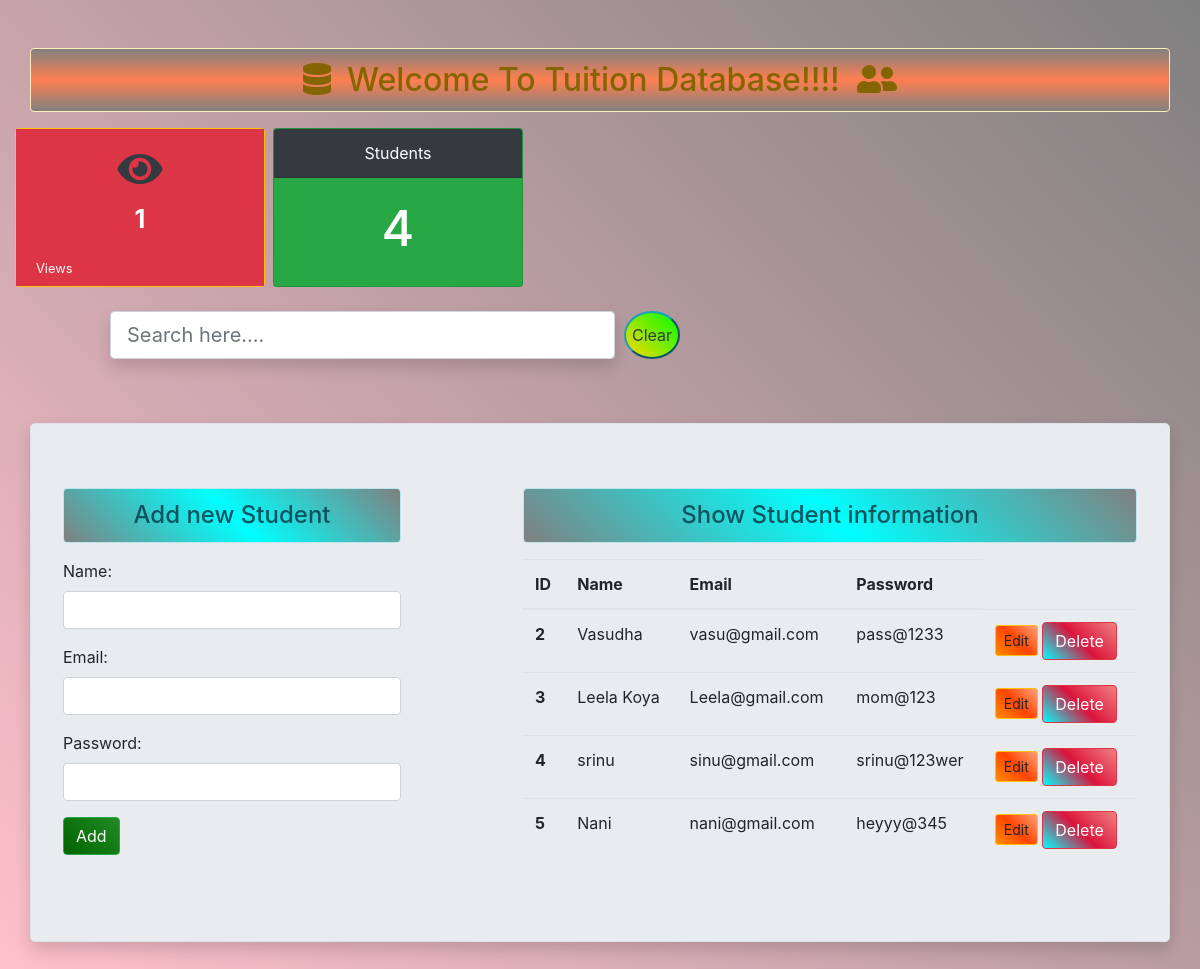
The app's page /, older data.
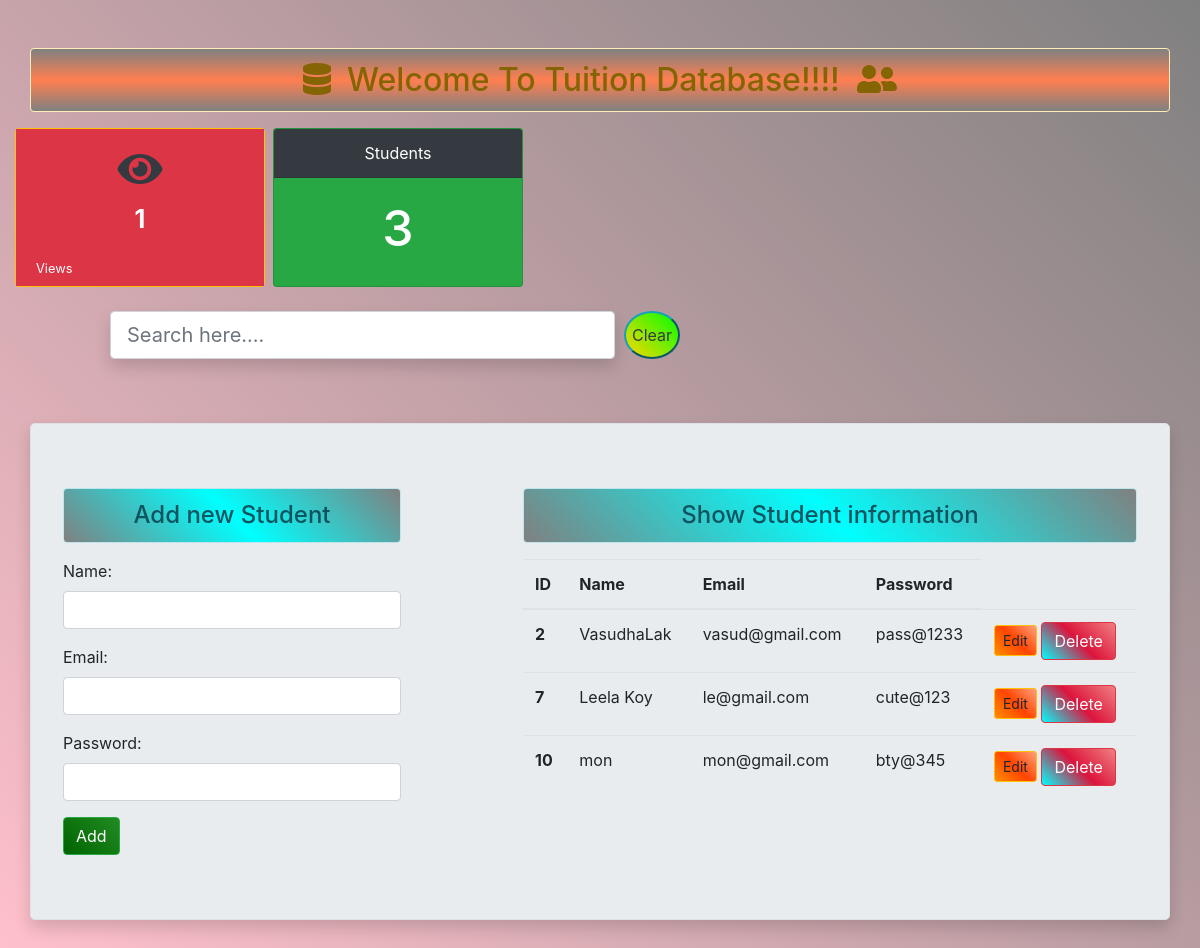
The same page, newer data.
### Enroll/models.py (models this page shows)
class User(models.Model):
	name = models.CharField(max_length=70,null=True)
	email = models.EmailField(max_length=100,null=True)
	password=models.CharField(max_length=100,null=True)

### Enroll/views.py (the view)
# urls.py: path('',views.add_show,name="addAndShows"),
def add_show(request):
	if request.method == 'POST':
		fm = StudentRegistration(request.POST)
		if fm.is_valid():
			nm = fm.cleaned_data['name']
			em = fm.cleaned_data['email']
			pw = fm.cleaned_data['password']
			reg = User(name=nm, email=em, password=pw)
			reg.save()
			fm = StudentRegistration()
	else:
		fm = StudentRegistration()
	stud = User.objects.all()
	stud_cnt = stud.count()
	ct = request.session.get('count',0)
	newcount = ct + 1
	request.session['count'] = newcount
	return render(request,'Enroll/addAndShow.html', {'form':fm, 'stu':stud, 'stud_count':stud_cnt, 'counts':newcount})

### Enroll/forms.py
class StudentRegistration(forms.ModelForm):
	class Meta:
		model = User
		fields = '__all__'
		widgets = {
			'name' :forms.TextInput(attrs={'class':'form-control'}),
			'email' :forms.EmailInput(attrs={'class':'form-control'}),
			'password' :forms.PasswordInput(render_value=True, attrs={'class':'form-control'}),
		}

### Enroll/templates/Enroll/addAndShow.html (shortened to what this page needs)
{% extends 'Enroll/base.html' %}
{% block content %}
<div class="row mb-3 container-fluid" >
	<div class="card border-warning shadow-0" style="height: 159px; width: 250px;" >
    	<div class="card-body bg-danger text-dark">
	       <h5 class="card-title text-dark text-center"><i class="fa fa-eye fa-2x" aria-hidden="true"></i></h5>
	       <p class="card-text text-white text-center" style="font-size: 25px;"><b>{{counts}} </b></p>
	       <p class="card-text text-left"><small class="text-white">Views</small></p>
        </div>
	</div>
	<div class="card text-white bg-success text-center ml-2 mb-2" style="height: 159px; width: 250px;">
		<div class="card-header bg-dark">Students</div>
			<div class="card-body">
				<h5 class="card-title" style="font-size: 50px;">{{stud_count}}</h5>
			</div>
	</div>
	<div style="width: 50%;" class="offset-1 mt-3" >
			<form>
				<div class="input-group">
					<input style="border-radius: 10%; "type="text"  placeholder="Search here...." class=" form-control form-control-lg shadow p-3 mb-5 bg-white rounded" id="myInput" onkeyup="searchRecords()">
					<input type="button" value="Clear" onclick="cleartxt()" class="mb-5 btn-info rounded-circle text-dark" >
			</div>
		</form>
	</div>
</div>
<div class="jumbotron border shadow container mt-2">
	<div class="row">
		<div class="col-sm-4">
			<h4 class="text-center alert alert-info" >Add new  Student</h4>
			<form action="" method="POST">
				{{form.as_p}}
				<input type="submit" class="btn btn-success" value="Add">
			</form>
		</div>
		<div class="col-sm-7 offset-1">
			<h4 class="text-center alert alert-info" >Show Student information</h4>
			{% if stu %}
				<table class="table table-hover" id="myTable">
				  <thead>
				    <tr>
				      <th scope="col">ID</th>
				      <th scope="col">Name</th>
				      <th scope="col">Email</th>
				      <th scope="col">Password</th>
				    </tr>
				  </thead>
				  <tbody>
				  	{% for st in stu %}
				    <tr>
				      <th scope="row">{{st.id}}</th>
				      <td>{{st.name}}</td>
				      <td>{{st.email}}</td>
				      <td>{{st.password}}</td>
				      <td >
				      	<a href="{% url 'updatedata' st.id %}"  class="btn btn-warning btn-sm">Edit</a>
				      	<form action="{% url 'deletedata' st.id %}" method="POST" class="d-inline">
				      		<input type="submit" class="btn btn-danger" value="Delete">
				      	</form>
				      </td>
				    </tr>
				    {% endfor %}
				  </tbody>
				</table>
			{% else %}
				<h4 class="text-center alert alert-warning">No records</h4>
			{% endif %}
		</div>
	</div>
</div>
{% endblock content %}

Row changes from the older to the newer data that the page shows:
removed User: id "3", name "Leela Koya", email "Leela@gmail.com", password "mom@123"
removed User: id "4", name "srinu", email "sinu@gmail.com", password "srinu@123wer"
removed User: id "5", name "Nani", email "nani@gmail.com", password "heyyy@345"
changed User "pass@1233": name "Vasudha" → "VasudhaLak"; email "vasu@gmail.com" → "vasud@gmail.com"
added User: id "7", name "Leela Koy", email "le@gmail.com", password "cute@123"
added User: id "10", name "mon", email "mon@gmail.com", password "bty@345"
Text that changed along with them:
{{ stud_count }}: "4" → "3"
